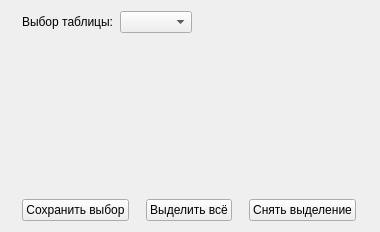
<?xml version="1.0" encoding="UTF-8"?>
<ui version="4.0">
 <class>FormStations</class>
 <widget class="QWidget" name="FormStations">
  <property name="geometry">
   <rect>
    <x>0</x>
    <y>0</y>
    <width>380</width>
    <height>232</height>
   </rect>
  </property>
  <property name="windowTitle">
   <string>Выбор колонок для сравнения</string>
  </property>
  <layout class="QGridLayout" name="gridLayout">
   <item row="5" column="2">
    <widget class="QPushButton" name="pushButton_3">
     <property name="sizePolicy">
      <sizepolicy hsizetype="Fixed" vsizetype="Fixed">
       <horstretch>0</horstretch>
       <verstretch>0</verstretch>
      </sizepolicy>
     </property>
     <property name="text">
      <string>Снять выделение</string>
     </property>
    </widget>
   </item>
   <item row="3" column="0" colspan="3">
    <layout class="QGridLayout" name="gridLayoutOfStations"/>
   </item>
   <item row="4" column="0" colspan="3">
    <spacer name="verticalSpacer">
     <property name="orientation">
      <enum>Qt::Vertical</enum>
     </property>
     <property name="sizeHint" stdset="0">
      <size>
       <width>20</width>
       <height>40</height>
      </size>
     </property>
    </spacer>
   </item>
   <item row="5" column="0">
    <widget class="QPushButton" name="pushButton">
     <property name="sizePolicy">
      <sizepolicy hsizetype="Fixed" vsizetype="Fixed">
       <horstretch>0</horstretch>
       <verstretch>0</verstretch>
      </sizepolicy>
     </property>
     <property name="text">
      <string>Сохранить выбор</string>
     </property>
    </widget>
   </item>
   <item row="5" column="1">
    <widget class="QPushButton" name="pushButton_2">
     <property name="sizePolicy">
      <sizepolicy hsizetype="Fixed" vsizetype="Fixed">
       <horstretch>0</horstretch>
       <verstretch>0</verstretch>
      </sizepolicy>
     </property>
     <property name="text">
      <string>Выделить всё</string>
     </property>
    </widget>
   </item>
   <item row="2" column="0" colspan="3">
    <layout class="QHBoxLayout" name="horizontalLayout">
     <item>
      <widget class="QLabel" name="label">
       <property name="text">
        <string>Выбор таблицы:</string>
       </property>
      </widget>
     </item>
     <item>
      <widget class="QComboBox" name="comboBox">
       <property name="sizePolicy">
        <sizepolicy hsizetype="Fixed" vsizetype="Fixed">
         <horstretch>0</horstretch>
         <verstretch>0</verstretch>
        </sizepolicy>
       </property>
       <property name="layoutDirection">
        <enum>Qt::LeftToRight</enum>
       </property>
      </widget>
     </item>
     <item>
      <spacer name="horizontalSpacer">
       <property name="orientation">
        <enum>Qt::Horizontal</enum>
       </property>
       <property name="sizeHint" stdset="0">
        <size>
         <width>40</width>
         <height>20</height>
        </size>
       </property>
      </spacer>
     </item>
    </layout>
   </item>
  </layout>
 </widget>
 <resources/>
 <connections/>
</ui>
